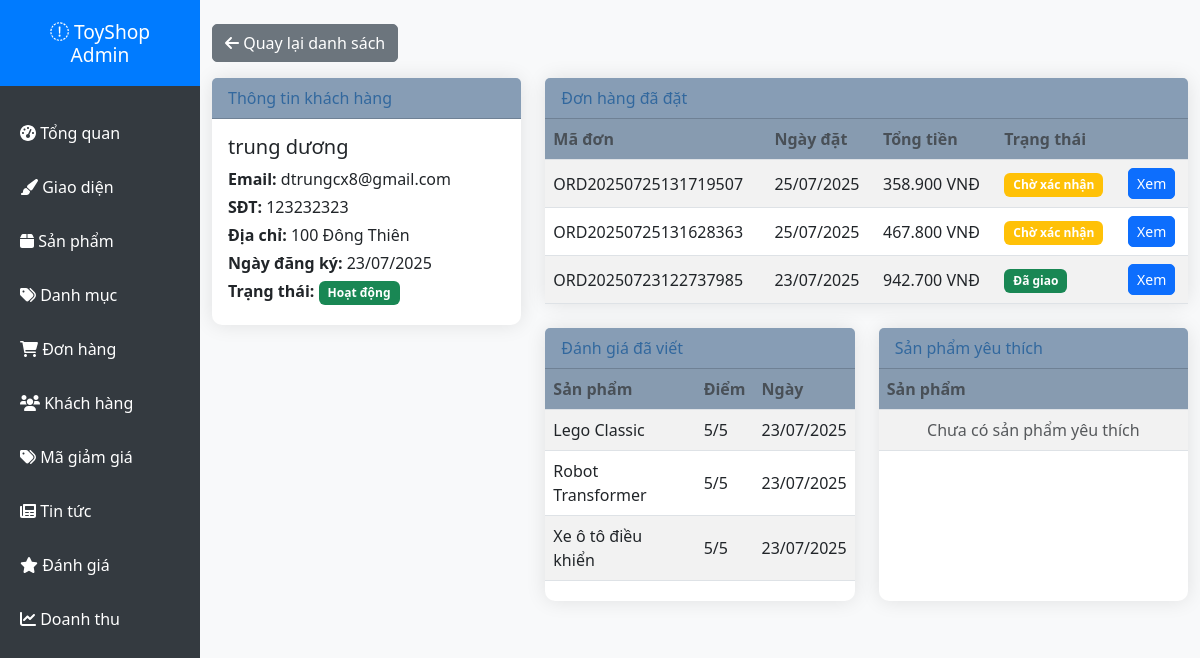
Screenshot of /admin/customer_detail.php?id=2 (signed in) with the database file from the repository.
### tables this page shows
CREATE TABLE `customers` (
  `id` int(11) NOT NULL,
  `account_id` int(11) DEFAULT NULL,
  `full_name` varchar(100) NOT NULL,
  `email` varchar(100) NOT NULL,
  `phone` varchar(20) DEFAULT NULL,
  `address` text DEFAULT NULL,
  `avatar` varchar(255) DEFAULT NULL,
  `date_of_birth` date DEFAULT NULL,
  `gender` enum('male','female','other') DEFAULT NULL,
  `created_at` timestamp NOT NULL DEFAULT current_timestamp()
);

CREATE TABLE `orders` (
  `id` int(11) NOT NULL,
  `customer_id` int(11) DEFAULT NULL,
  `order_code` varchar(50) NOT NULL,
  `total_amount` decimal(10,2) NOT NULL,
  `status` enum('pending','confirmed','shipping','delivered','cancelled') DEFAULT 'pending',
  `payment_method` varchar(50) DEFAULT NULL,
  `payment_status` enum('pending','paid','failed') DEFAULT 'pending',
  `shipping_address` text DEFAULT NULL,
  `notes` text DEFAULT NULL,
  `created_at` timestamp NOT NULL DEFAULT current_timestamp(),
  `discount_id` int(11) DEFAULT NULL
);

CREATE TABLE `reviews` (
  `id` int(11) NOT NULL,
  `product_id` int(11) DEFAULT NULL,
  `customer_id` int(11) DEFAULT NULL,
  `order_id` int(11) DEFAULT NULL,
  `rating` int(11) DEFAULT NULL CHECK (`rating` >= 1 and `rating` <= 5),
  `comment` text DEFAULT NULL,
  `images` text DEFAULT NULL,
  `admin_reply` text DEFAULT NULL,
  `status` enum('pending','approved','rejected') DEFAULT 'pending',
  `created_at` timestamp NOT NULL DEFAULT current_timestamp()
);

CREATE TABLE `products` (
  `id` int(11) NOT NULL,
  `name` varchar(200) NOT NULL,
  `description` text DEFAULT NULL,
  `price` decimal(10,2) NOT NULL,
  `sale_price` decimal(10,2) DEFAULT NULL,
  `category_id` int(11) DEFAULT NULL,
  `image` varchar(255) DEFAULT NULL,
  `stock_quantity` int(11) DEFAULT 0,
  `status` enum('active','inactive') DEFAULT 'active',
  `featured` tinyint(1) DEFAULT 0,
  `created_at` timestamp NOT NULL DEFAULT current_timestamp()
);

### config/database.php (called while the page is built, shortened)
<?php
$conn = new mysqli(DB_HOST, DB_USER, DB_PASS, DB_NAME);
$conn->set_charset("utf8mb4");
function executeQuery($sql, $params = []) {
    global $conn;
    $stmt = $conn->prepare($sql);
    if (!$stmt->execute()) {
        error_log("Execute failed: " . $stmt->error);
        $stmt->close();
        return false;
    }
    if (strpos(strtoupper($sql), 'SELECT') === 0) {
        $result = $stmt->get_result();
        return $result;
    }
    return true;
}
function fetchOne($sql, $params = []) {
    $result = executeQuery($sql, $params);
    if ($result && $result !== true) {
        return $result->fetch_assoc();
    }
    return null;
}
function fetchAll($sql, $params = []) {
    $result = executeQuery($sql, $params);
    $data = [];
    if ($result && $result !== true) {
        while ($row = $result->fetch_assoc()) {
            $data[] = $row;
        }
    }
    return $data;
}
?>

### includes/functions.php (called while the page is built, shortened)
<?php
function formatMoney($amount) {
    return number_format($amount, 0, ',', '.') . ' VNĐ';
}
?>

### admin/customer_detail.php (the view, shortened to what this page needs)
<?php
require_once '../config/database.php';
require_once '../includes/functions.php';
$id = isset($_GET['id']) ? intval($_GET['id']) : 0;
$customer = fetchOne("SELECT c.*, a.status as account_status FROM customers c JOIN accounts a ON c.account_id = a.id WHERE c.id = $id");
$orders = fetchAll("SELECT * FROM orders WHERE customer_id = $id ORDER BY created_at DESC");
$reviews = fetchAll("SELECT r.*, p.name as product_name FROM reviews r JOIN products p ON r.product_id = p.id WHERE r.customer_id = $id ORDER BY r.created_at DESC");
$wishlist = fetchAll("SELECT w.*, p.name as product_name FROM wishlist w JOIN products p ON w.product_id = p.id WHERE w.customer_id = $id");
?>
<!DOCTYPE html>
<html lang="vi">
<head>
    <link href="https://cdn.jsdelivr.net/npm/bootstrap@5.3.0/dist/css/bootstrap.min.css" rel="stylesheet">
    <link href="assets/css/admin.css" rel="stylesheet">
</head>
<body>
<div class="wrapper">
    <?php include 'includes/sidebar.php'; ?>
    <div id="content">
        <?php include 'includes/header.php'; ?>
        <div class="container-fluid py-4">
            <a href="customers.php" class="btn btn-secondary mb-3"><i class="fas fa-arrow-left"></i> Quay lại danh sách</a>
            <div class="row">
                <div class="col-lg-4 mb-4">
                    <div class="card">
                        <div class="card-header bg-primary text-white">Thông tin khách hàng</div>
                        <div class="card-body">
                            <h5 class="card-title mb-2"><?php echo htmlspecialchars($customer['full_name']); ?></h5>
                            <p class="mb-1"><strong>Email:</strong> <?php echo htmlspecialchars($customer['email']); ?></p>
                            <p class="mb-1"><strong>SĐT:</strong> <?php echo htmlspecialchars($customer['phone']); ?></p>
                            <p class="mb-1"><strong>Địa chỉ:</strong> <?php echo htmlspecialchars($customer['address']); ?></p>
                            <p class="mb-1"><strong>Ngày đăng ký:</strong> <?php echo date('d/m/Y', strtotime($customer['created_at'])); ?></p>
                            <p class="mb-1"><strong>Trạng thái:</strong> <span class="badge bg-<?php echo ($customer['account_status'] === 'active') ? 'success' : 'danger'; ?>"><?php echo ($customer['account_status'] === 'active') ? 'Hoạt động' : 'Khóa'; ?></span></p>
                        </div>
                    </div>
                </div>
                <div class="col-lg-8 mb-4">
                    <div class="card mb-4">
                        <div class="card-header bg-info text-white">Đơn hàng đã đặt</div>
                        <div class="card-body p-0">
                            <div class="table-responsive">
                                <table class="table table-striped table-hover mb-0">
                                    <thead>
                                        <tr>
                                            <th>Mã đơn</th>
                                            <th>Ngày đặt</th>
                                            <th>Tổng tiền</th>
                                            <th>Trạng thái</th>
                                            <th></th>
                                        </tr>
                                    </thead>
                                    <tbody>
                                    <?php foreach ($orders as $order): ?>
                                        <tr>
                                            <td><?php echo htmlspecialchars($order['order_code']); ?></td>
                                            <td><?php echo date('d/m/Y', strtotime($order['created_at'])); ?></td>
                                            <td><?php echo formatMoney($order['total_amount']); ?></td>
                                            <td><span class="badge bg-<?php
                                                echo match($order['status']) {
                                                    'pending' => 'warning',
                                                    'confirmed' => 'info',
                                                    'shipping' => 'primary',
                                                    'delivered' => 'success',
                                                    'cancelled' => 'danger',
                                                    default => 'secondary'
                                                };
                                            ?>">
                                                <?php
                                                echo match($order['status']) {
                                                    'pending' => 'Chờ xác nhận',
                                                    'confirmed' => 'Đã xác nhận',
                                                    'shipping' => 'Đang giao hàng',
                                                    'delivered' => 'Đã giao',
                                                    'cancelled' => 'Đã hủy',
                                                    default => 'Không xác định'
                                                };
                                                ?>
                                            </span></td>
                                            <td><a href="order_detail.php?id=<?php echo $order['id']; ?>" class="btn btn-sm btn-primary">Xem</a></td>
                                        </tr>
                                    <?php endforeach; ?>
                                    </tbody>
                                </table>
                            </div>
                        </div>
                    </div>
                    <div class="row">
                        <div class="col-md-6 mb-4">
                            <div class="card h-100">
                                <div class="card-header bg-success text-white">Đánh giá đã viết</div>
                                <div class="card-body p-0">
                                    <div class="table-responsive">
                                        <table class="table table-striped table-hover mb-0">
                                            <thead>
                                                <tr>
                                                    <th>Sản phẩm</th>
                                                    <th>Điểm</th>
                                                    <th>Ngày</th>
                                                </tr>
                                            </thead>
                                            <tbody>
                                            <?php foreach ($reviews as $review): ?>
                                                <tr>
                                                    <td><?php echo htmlspecialchars($review['product_name']); ?></td>
                                                    <td><?php echo intval($review['rating']); ?>/5</td>
                                                    <td><?php echo date('d/m/Y', strtotime($review['created_at'])); ?></td>
                                                </tr>
                                            <?php endforeach; ?>
                                            </tbody>
                                        </table>
                                    </div>
                                </div>
                            </div>
                        </div>
                        <div class="col-md-6 mb-4">
                            <div class="card h-100">
                                <div class="card-header bg-warning text-white">Sản phẩm yêu thích</div>
                                <div class="card-body p-0">
                                    <div class="table-responsive">
                                        <table class="table table-striped table-hover mb-0">
                                            <thead>
                                                <tr>
                                                    <th>Sản phẩm</th>
                                                </tr>
                                            </thead>
                                            <tbody>
                                            <?php if (empty($wishlist)): ?>
                                                <tr><td class="text-center text-muted">Chưa có sản phẩm yêu thích</td></tr>
                                            <?php endif; ?>
                                            </tbody>
                                        </table>
                                    </div>
                                </div>
                            </div>
                        </div>
                    </div>
                </div>
            </div>
        </div>
    </div>
</div>
</body>
</html>

### admin/assets/css/admin.css (style rules this page uses)
:root { --sidebar-width: 200px; --primary-color: #879db5; --secondary-color: #6c757d; --success-color: #28a745; --danger-color: #dc3545; --warning-color: #ffc107; --info-color: #17a2b8; --light-color: #32689e; --dark-color: #343a40; }
body { font-family: "Segoe UI", Tahoma, Geneva, Verdana, sans-serif; background-color: #f8f9fa; }
.wrapper { display: flex; width: 100%; align-items: stretch; }
#content { width: 100%; padding: 0; min-height: 100vh; transition: all 0.3s; margin-left: var(--sidebar-width); }
.card { border: none; border-radius: 10px; box-shadow: 0 0 20px rgba(0, 0, 0, 0.1); margin-bottom: 20px; }
.card-header { background: var(--primary-color) !important; color: var(--light-color) !important; }
.table { margin-bottom: 0; }
.table th { border-top: none; font-weight: 600; color: #495057; background-color: #879bb0; }
.table td { vertical-align: middle; }
.btn { border-radius: 5px; font-weight: 500; transition: all 0.3s; }
.btn-sm { padding: 0.25rem 0.5rem; font-size: 0.875rem; }
.badge { font-size: 0.75em; padding: 0.5em 0.75em; }

### rows the page displays
customers: full_name "trung dương", email "dtrungcx8@gmail.com", phone "123232323", address "100 Đông Thiên", created_at "23/07/2025"
orders: order_code "ORD20250725131719507", created_at "25/07/2025", total_amount "358.900 VNĐ", status "Chờ xác nhận"
orders: order_code "ORD20250725131628363", created_at "25/07/2025", total_amount "467.800 VNĐ", status "Chờ xác nhận"
orders: order_code "ORD20250723122737985", created_at "23/07/2025", total_amount "942.700 VNĐ", status "Đã giao"
reviews: product.name "Lego Classic", rating "5", created_at "23/07/2025"
reviews: product.name "Robot Transformer", rating "5", created_at "23/07/2025"
reviews: product.name "Xe ô tô điều khiển", rating "5", created_at "23/07/2025"
